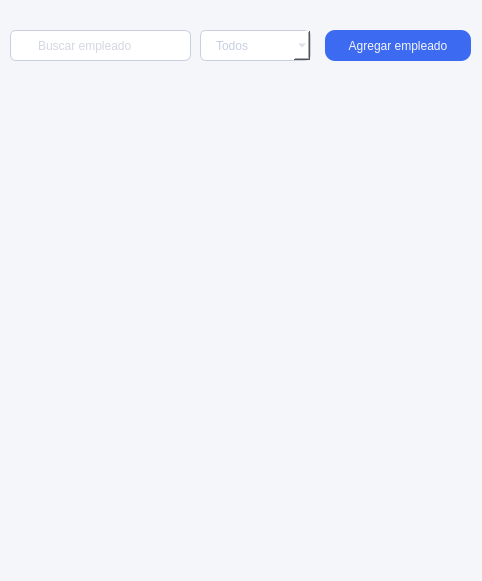
<?xml version="1.0" encoding="UTF-8"?>
<ui version="4.0">
 <class>ListaEmpleados</class>
 <widget class="QWidget" name="ListaEmpleados">
  <property name="geometry">
   <rect>
    <x>0</x>
    <y>0</y>
    <width>482</width>
    <height>581</height>
   </rect>
  </property>
  <property name="windowTitle">
   <string>Form</string>
  </property>
  <property name="styleSheet">
   <string notr="true">background-color: #F5F6FA;</string>
  </property>
  <widget class="QComboBox" name="cB_tipoEmpleado">
   <property name="geometry">
    <rect>
     <x>200</x>
     <y>30</y>
     <width>111</width>
     <height>31</height>
    </rect>
   </property>
   <property name="styleSheet">
    <string notr="true">border: 1px solid #C8CFE1;
background-color: #FFFFFF;
border-radius: 6px;

font: 15px &quot;SF Pro Text&quot;;
padding-left: 15px;

color:#C8CFE1;</string>
   </property>
   <item>
    <property name="text">
     <string>Todos</string>
    </property>
   </item>
   <item>
    <property name="text">
     <string>Mesero</string>
    </property>
   </item>
   <item>
    <property name="text">
     <string>Host</string>
    </property>
   </item>
   <item>
    <property name="text">
     <string>Cocinero</string>
    </property>
   </item>
   <item>
    <property name="text">
     <string>Manager</string>
    </property>
   </item>
   <item>
    <property name="text">
     <string>Cajero</string>
    </property>
   </item>
  </widget>
  <widget class="QListView" name="listView">
   <property name="geometry">
    <rect>
     <x>40</x>
     <y>100</y>
     <width>401</width>
     <height>461</height>
    </rect>
   </property>
   <property name="styleSheet">
    <string notr="true">border: none;
background-color: #F5F6FA;</string>
   </property>
   <property name="spacing">
    <number>6</number>
   </property>
  </widget>
  <widget class="QPushButton" name="btn_nuevoEmpleado">
   <property name="geometry">
    <rect>
     <x>320</x>
     <y>30</y>
     <width>151</width>
     <height>31</height>
    </rect>
   </property>
   <property name="styleSheet">
    <string notr="true">border-radius:10px;
background-color: #3C6AF1;

font: 12px &quot;SF Pro Text&quot;;
color:#F5F6FA;
height: 38.85px;

margin-left: 5px;</string>
   </property>
   <property name="text">
    <string>Agregar empleado</string>
   </property>
   <property name="icon">
    <iconset resource="../Resources.qrc">
     <normaloff>:/Img/AgregarEmpleado.png</normaloff>:/Img/AgregarEmpleado.png</iconset>
   </property>
  </widget>
  <widget class="QLineEdit" name="buscarEmpleado">
   <property name="geometry">
    <rect>
     <x>10</x>
     <y>30</y>
     <width>181</width>
     <height>31</height>
    </rect>
   </property>
   <property name="styleSheet">
    <string notr="true">border: 1px solid #C8CFE1;
background-color: #FFFFFF;
border-radius: 6px;

font: 15px &quot;SF Pro Text&quot;;
padding-left: 25px;

/*color:#C8CFE1;*/


color: #A9AFC2;</string>
   </property>
   <property name="placeholderText">
    <string>Buscar empleado</string>
   </property>
  </widget>
  <widget class="QLabel" name="label">
   <property name="geometry">
    <rect>
     <x>20</x>
     <y>34</y>
     <width>16</width>
     <height>20</height>
    </rect>
   </property>
   <property name="styleSheet">
    <string notr="true">background: #FFFFFF;</string>
   </property>
   <property name="text">
    <string/>
   </property>
   <property name="pixmap">
    <pixmap resource="../Resources.qrc">:/Img/lupa.png</pixmap>
   </property>
  </widget>
 </widget>
 <resources>
  <include location="../Resources.qrc"/>
 </resources>
 <connections/>
</ui>
